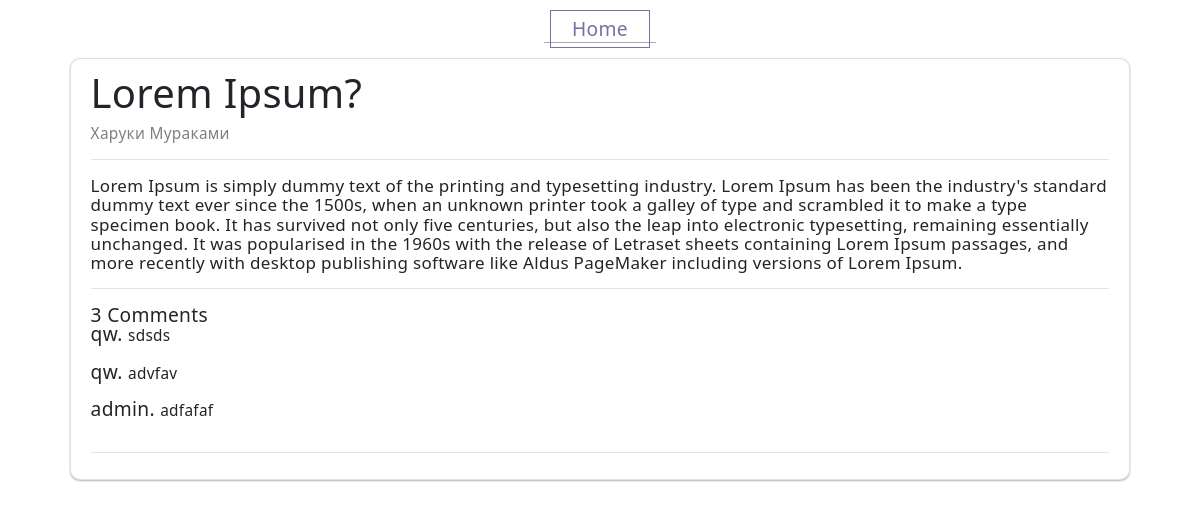
Screenshot of /detail/15 with the database file from the repository.
### books/models.py (models this page shows, shortened)
class Book(models.Model):
    title = models.CharField(max_length=100)
    author = models.CharField(max_length=140)
    book = models.TextField()

class Comment(models.Model):
    post = models.ForeignKey(Book, on_delete=models.CASCADE)
    username = models.ForeignKey(User, on_delete=models.CASCADE)
    text = models.TextField(max_length=150)

### books/views.py (the view)
# urls.py: path('detail/<int:pk>', book_detail_view, name='detail'),
def book_detail_view(request, pk):
    post = get_object_or_404(Book, pk=pk)
    comments = Comment.objects.filter(post=post).order_by('-id')
    if request.method == 'POST':
        comment_form = CommentForm(request.POST or None)
        if comment_form.is_valid():
            text = request.POST.get('text')
            comment = Comment.objects.create(post=post, username=request.user, text=text)
            comment.save()
    else:
        comment_form = CommentForm()
    context = {'books': post, 'comments': comments, 'comment_form': comment_form}
    return render(request, 'book/detail.html', context)

### books/templates/book/detail.html (shortened to what this page needs)
{% extends 'base.html' %}
{% load static %}
{% load crispy_forms_tags %}
{% block link %}
    <link rel="stylesheet" href="{% static 'css/read.css' %}">
{% endblock %}
{% block content %}
    <nav class="menu">
        <ul>
            <a href="{% url 'home' %}"><li>Home</li></a>
        </ul>
<div class="card">
    <div class="card-content">
        <h1>{{ books.title }}</h1>
        <small>{{ books.author }}</small>
        <hr/>
        <div id="content-main">
        <p>{{ books.book }}</p>
        </div>
        <hr/>
    </div>
    {{ comments.count }} Comment{{comments|pluralize }}
    {% for comment in comments %}
        <div class="card-comment">
            <p>{{ comment.username }}. <small>{{ comment.text }}</small></p>
        </div>
    {% endfor %}
    <hr/>
</div>
{% endblock %}

### static/css/base.css (style rules this page uses)
@media (min-width: 900px) { .menu { font-size: 1.2em; } }
.menu { padding: 0.5em; background: white; min-height: 2em; line-height: 1em; }
.menu > ul { transition: max-height 0.25s linear; }
.menu ul { margin: 0; padding: 0; text-align: center; }
.menu li { transition: visibility 0.25s linear; display: inline-block; border: 1px solid; padding: 0.45em 1.1em; margin: 0 0.3em; position: relative; }
.menu { position: absolute; top: 0; left: 0; right: 0; }

### static/css/read.css (style rules this page uses)
body { width: 100%; height: 100%; margin: 0; font-family: "Segoe UI", "Lucida Grande", Helvetica, Arial, "Microsoft YaHei", FreeSans, Arimo, "Droid Sans", "wenquanyi micro hei", "Hiragino Sans GB", "Hiragino Sans GB W3", Arial, sans-serif; letter-spacing: 0.3px; line-height: 31.5px; }
a { text-decoration: none; border-bottom: #7373a3 solid 1px; transition: border-color 0.25s ease-out, color 0.25s ease-out; }
a:link { color: #7373a3; border-bottom: #aaa solid 1px; }
.card { background-color: #ffffff; min-height: 100px; margin: 10px 60px 10px 60px; box-shadow: 0 1px 2px rgba(0, 0, 0, 0.3); border-radius: 10px; padding: 10px 20px 10px 20px; }
.card-content { width: 100%; }
.card h1 { margin-bottom: 5px; }
.card h1 ~ small { margin-top: 0; color: #7f7f7f; }
#content-main { width: 100%; display: block; }
#content-main > p { font-size: 17px; word-wrap: break-word; }

### rows the page displays
Book: title "Lorem Ipsum?", author "Харуки Мураками", book "Lorem Ipsum is simply dummy text of the printing and typesetting industry. Lorem Ipsum has been the industry's standard dummy text ever since the 1500s, when an unknown printer took a galley of type and scrambled it to make a type specimen book. It has survived not only five centuries, but also the leap into electronic typesetting, remaining essentially unchanged. It was popularised in the 1960s with the release of Letraset sheets containing Lorem Ipsum passages, and more recently with desktop publishing software like Aldus PageMaker including versions of Lorem Ipsum."
Comment: username "qw", text "sdsds"
Comment: username "qw", text "advfav"
Comment: username "admin", text "adfafaf"

### other values shown
{{ comments.count }} "3"
